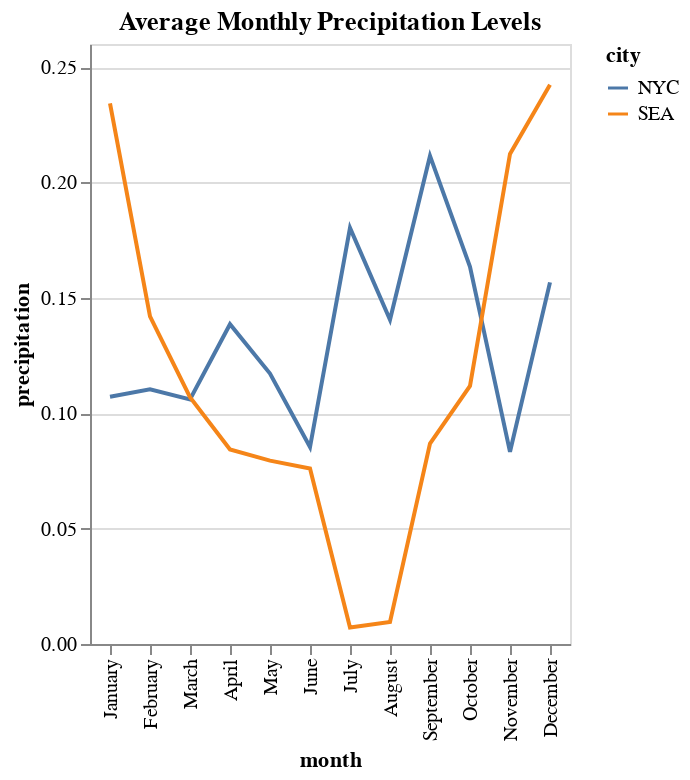

Notebook code cell kept with this figure:
### Markdown cell above
This file should clearly produce the graphs, tables, models, etc that appear in the communication assignment.

### Code cell
chart1

### Figure 1 — Vega-Lite specification as saved in the notebook (floating-point values rounded to 4 significant figures)
{"config": {"view": {"continuousWidth": 400, "continuousHeight": 300}}, "data": {"name": "data-0cbf56013eea6b7198b088005fdb71c8"}, "mark": "line", "encoding": {"color": {"field": "city", "type": "nominal"}, "x": {"field": "month", "sort": ["January", "February", "March", "April", "May", "June", "July", "August", "September", "October", "November", "December"], "type": "nominal"}, "y": {"field": "precipitation", "type": "quantitative"}}, "title": "Average Monthly Precipitation Levels", "$schema": "https://vega.github.io/schema/vega-lite/v4.17.0.json", "datasets": {"data-0cbf56013eea6b7198b088005fdb71c8": [{"month": "April", "city": "NYC", "precipitation": 0.1386}, {"month": "April", "city": "SEA", "precipitation": 0.0843}, {"month": "August", "city": "NYC", "precipitation": 0.1405}, {"month": "August", "city": "SEA", "precipitation": 0.009533}, {"month": "December", "city": "NYC", "precipitation": 0.1567}, {"month": "December", "city": "SEA", "precipitation": 0.2423}, {"month": "February", "city": "NYC", "precipitation": 0.1103}, {"month": "February", "city": "SEA", "precipitation": 0.1419}, {"month": "January", "city": "NYC", "precipitation": 0.1072}, {"month": "January", "city": "SEA", "precipitation": 0.2343}, {"month": "July", "city": "NYC", "precipitation": 0.1803}, {"month": "July", "city": "SEA", "precipitation": 0.007189}, {"month": "June", "city": "NYC", "precipitation": 0.08535}, {"month": "June", "city": "SEA", "precipitation": 0.07602}, {"month": "March", "city": "NYC", "precipitation": 0.1059}, {"month": "March", "city": "SEA", "precipitation": 0.107}, {"month": "May", "city": "NYC", "precipitation": 0.1172}, {"month": "May", "city": "SEA", "precipitation": 0.07946}, {"month": "November", "city": "NYC", "precipitation": 0.08328}, {"month": "November", "city": "SEA", "precipitation": 0.2124}, {"month": "October", "city": "NYC", "precipitation": 0.1634}, {"month": "October", "city": "SEA", "precipitation": 0.1118}, {"month": "September", "city": "NYC", "precipitation": 0.2115}, {"month": "September", "city": "SEA", "precipitation": 0.0868}]}}
